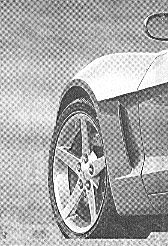
#> input picture HW3/Img-1.tif, 168 x 246 px
$ jupyter execute HomWork3.ipynb
#> lines starting #> are read from the running program, lines starting #| are printed output that depends on the picture
---

<h1 align="center">Digital Image Processing</h1>
<h1 align="center">HomeWork 3</h1>
<h3 align="center">MSDSF21M005 Muhammad Tahir</h3>

[cell 1]
import cv2
import numpy as np
import matplotlib.pyplot as plt
import imageio as io

---
<h1 align="center">Butterworth Notch Rject Filter</h1>

Notch reject filters are easily constructed as products of highpass filters whose centers have been translated to the center of the notches
Where HNRplus[u,v] and HNRneg[u,v] are highpass filters whose centers are at (uk,vk) and (-uk,-vk).
The centers at (uk,vk) and (-uk,-vk) are specified with respect to the center of the frequency rectangle, (M/2,N/2).
Distances can be calculated using D_uv and D_muv

[cell 2]
def notch_reject_filter(shape, d0=9, u_k=0, v_k=0):
    P, Q = shape
    # Initialize filter with zeros
    H = np.ones((P, Q))
    HNRplus= np.ones((P,Q))
    HNRneg= np.ones((P,Q))

    # Traverse through filter
    for u in range(0, P):
        for v in range(0, Q):
            # Get euclidean distance from point D(u,v) to the center
            D_uv = np.sqrt((u - P / 2 + u_k) ** 2 + (v - Q / 2 + v_k) ** 2)
            D_muv = np.sqrt((u - P / 2 - u_k) ** 2 + (v - Q / 2 - v_k) ** 2)


            if D_uv <= d0 or D_muv <= d0:
                H[u, v] = 0.0
            else:
                HNRplus[u,v]=1/(1+(d0/D_uv)**16);
                HNRneg[u,v]=1/(1+(d0/D_muv)**16);
                H[u,v]=HNRplus[u,v]*HNRneg[u,v]

    return H

[cell 3]
img = cv2.imread('Img-1.tif', 0)
#> img is the input picture: shape (246, 168); min 0, max 255, mean 169.7
f = np.fft.fft2(img)
fshift = np.fft.fftshift(f)
phase_spectrumR = np.angle(fshift)
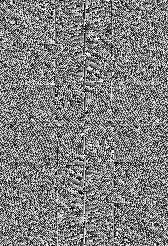
#> phase_spectrumR: shape (246, 168) float64; min -3.14, max 3.14, mean 7.6e-05; drawn with min black and max white
magnitude_spectrum = 20*np.log(np.abs(fshift))
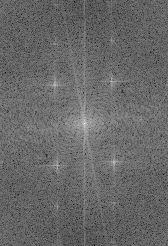
#> magnitude_spectrum: shape (246, 168) float64; min 61.64, max 315.3, mean 165.5; drawn with min black and max white

img_shape = img.shape
#> img_shape = (246, 168)

H1 = notch_reject_filter(img_shape, 10, 38, 30)
H2 = notch_reject_filter(img_shape, 11, -38, 27)
H3 = notch_reject_filter(img_shape, 11, 80, 30)
#> call 3 of notch_reject_filter, with shape = (246, 168), d0 = 11, u_k = 80, v_k = 30
#> after the loop in notch_reject_filter (call 3), `for u in range(0, P):`:
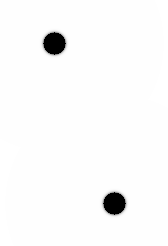
#> H: shape (246, 168) float64; min 0, max 1, mean 0.98
H4 = notch_reject_filter(img_shape, 10, -80, 27)
#> call 4 of notch_reject_filter, with shape = (246, 168), d0 = 10, u_k = -80, v_k = 27
#> after the loop in notch_reject_filter (call 4), `for u in range(0, P):`:
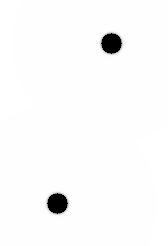
#> H: shape (246, 168) float64; min 0, max 1, mean 0.983


NotchFilter = H1*H2*H3*H4
NotchRejectCenter = fshift * NotchFilter
NotchReject = np.fft.ifftshift(NotchRejectCenter)

NotchPass=1-NotchFilter
# Compute the inverse DFT of the result

inverse_NotchReject = np.fft.ifft2(NotchReject)

Filtered_Image = np.abs(inverse_NotchReject)
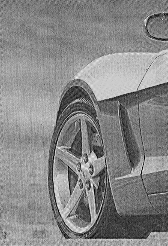
#> Filtered_Image: shape (246, 168) float64; min 2.1, max 318, mean 169.7; drawn with min black and max white

Notch_Regect_Filter=magnitude_spectrum*NotchFilter
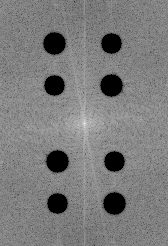
#> Notch_Regect_Filter: shape (246, 168) float64; min 0, max 315.3, mean 152.8; drawn with min black and max white


f = plt.figure()
f.set_figwidth(20)
f.set_figheight(15)
plt.subplot(2,5,1),plt.imshow(img,cmap = 'gray')
plt.title('Original'), plt.xticks([]), plt.yticks([])

plt.subplot(2,5,2),plt.imshow(magnitude_spectrum,cmap = 'gray')
plt.title('Magnitude Spectrum'), plt.xticks([]), plt.yticks([])

plt.subplot(2,5,3),plt.imshow(NotchFilter, "gray")
plt.title("Butterworth Notch Reject Filter"),plt.xticks([]), plt.yticks([])

plt.subplot(2,5,4),plt.imshow(NotchPass,cmap="gray")
plt.title("Butterworth Notch Pass Filter"),plt.xticks([]), plt.yticks([])

plt.subplot(2,5,5),plt.imshow(Filtered_Image,cmap="gray")
plt.title("Filtered Image"),plt.xticks([]), plt.yticks([])


plt.show()
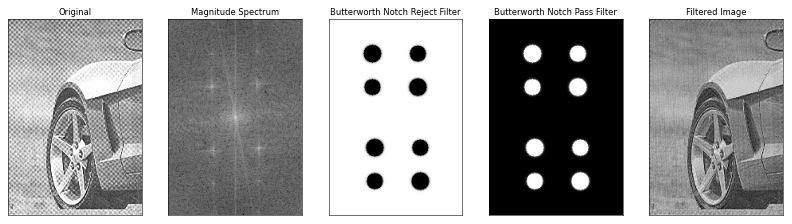
#> figure drawn by matplotlib, 5 panels

---
<h1 align="center">Butterworth Band Rject Filter</h1>

Bandreject filters can, in general, be easily constructed using the same concepts as described for other filters.
- D(u,v) is the distance from the center of the frequency rectangle
- D0 is the radial center of the band of interest
- W is the width of the band of interest

[cell 4]
def bandreject_filter(shape, d0=160, w=20, n=4):

    P, Q = shape
    # Initialize filter with ones
    H = np.ones((P, Q))
    # Traverse through filter
    for u in range(0, P):
        for v in range(0, Q):
            # Get euclidean distance from point D(u,v) to the center
            D_uv = np.sqrt((u - (P/2))**2 + (v - (Q/2))**2)
            # Define bandreject transfer funtion for each filter type
            if D_uv == d0: # To avoid dividing by zero
                H[u, v] = 0
            else:
                H[u, v] = 1/(1 + ((D_uv*w)/(D_uv**2 - d0**2))**(2*n))

    return H

[cell 5]
img = cv2.imread('Img-2.tif', 0)
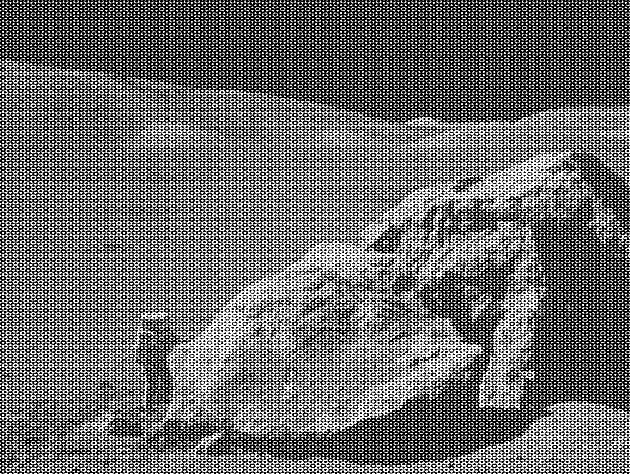
#> input picture HW3/Img-2.tif, 630 x 474 px
#> img is the input picture: shape (474, 630); min 0, max 255, mean 108.1
M, N = img.shape
#> M = 474; N = 630
P = 2*M
#> P = 948
Q = 2*N
#> Q = 1260

# Take the fourier transform of the image, with padding to shape P X Q
F = np.fft.fft2(img, s=(P,Q))

# Shift the low frequencies to the center.
F = np.fft.fftshift(F)

# Get power spectrum of the image
pow_spec = np.abs(F)**2


# H = notch_reject_filter(F.shape, d0, n, u_k, v_k)
H_1 = bandreject_filter(F.shape, 60, 10, 4)
H_2=H_1
# Form product of image with filter
G = F * H_2

# Shift frequencies back
G = np.fft.ifftshift(G)

# Inverse fourier transform to get output image in spatial domain
G = np.fft.ifft2(G)

# Get real values
G = np.abs(G)
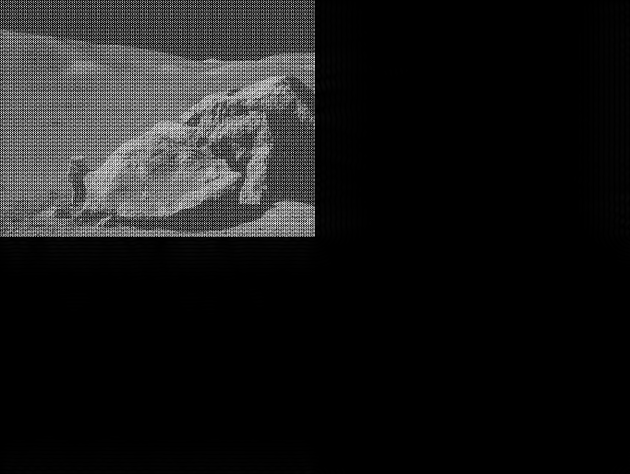
#> G: shape (948, 1260) float64 (shown at 1/2 size); min 8.34e-08, max 276.3, mean 27.7; drawn with min black and max white

# Extract M x N image from top left quadrant
G = G[0:M, 0:N]
#> G: shape (474, 630) float64
BandPass=1-H_2

f = plt.figure()
f.set_figwidth(20)
f.set_figheight(25)
plt.subplot(2,5,1),plt.imshow(img,cmap = 'gray')
plt.title('Original Image'), plt.xticks([]), plt.yticks([])


plt.subplot(2,5,2),plt.imshow(np.log(pow_spec),cmap = 'gray')
plt.title('Magnitude Spectrum'), plt.xticks([]), plt.yticks([])

plt.subplot(2,5,3),plt.imshow(H_2, "gray")
plt.title("Butterworth Band Reject Filter"),plt.xticks([]), plt.yticks([])

plt.subplot(2,5,4),plt.imshow(BandPass, "gray")
plt.title("Band Pass Filter"),plt.xticks([]), plt.yticks([])

plt.subplot(2,5,5),plt.imshow(G,cmap="gray")
plt.title("Filtered Image"),plt.xticks([]), plt.yticks([])


plt.show()
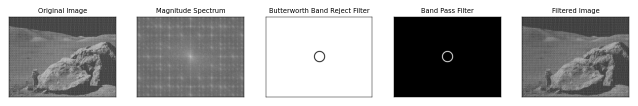
#> figure drawn by matplotlib, 5 panels
